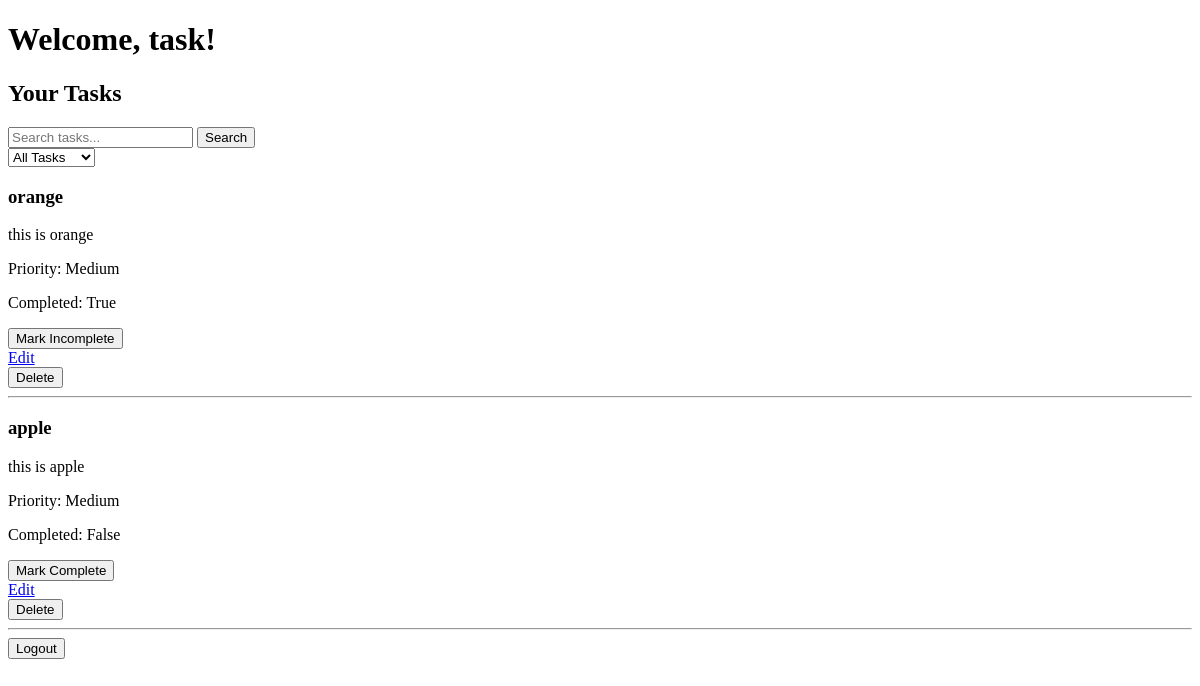
The app's page / (signed in), older data.
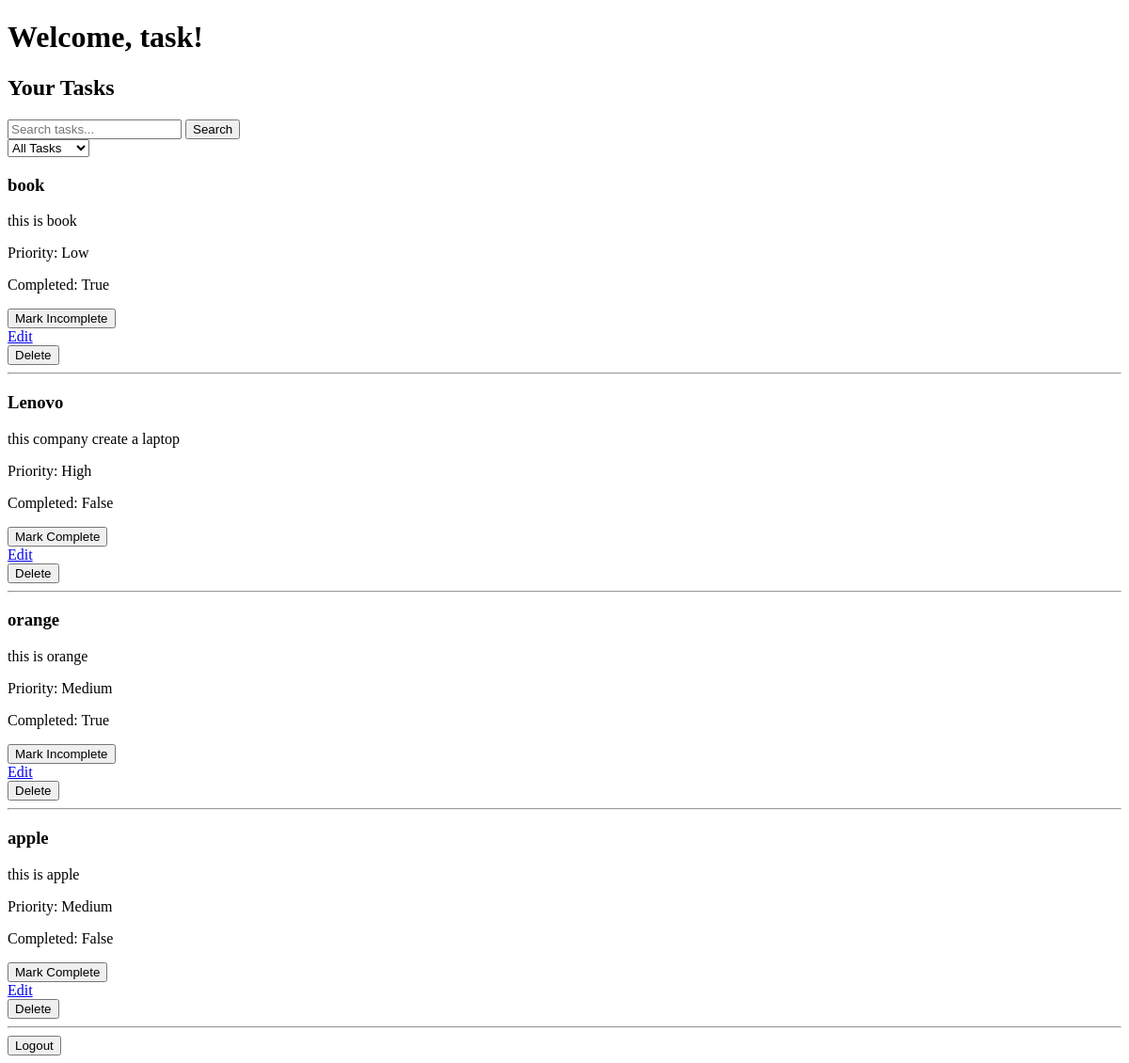
The same page, newer data.
### tasks/models.py (models this page shows, shortened)
class Task(models.Model):
    PRIORITY_CHOICES = [
        ('High', 'High'),
        ('Medium', 'Medium'),
        ('Low', 'Low'),
    ]
    user = models.ForeignKey(
        User,
        on_delete=models.CASCADE,
        related_name='tasks'
    )
    title = models.CharField(max_length=200)
    description = models.TextField(blank=True)
    due_date = models.DateField(null=True, blank=True)
    priority = models.CharField(
        max_length=10,
        choices=PRIORITY_CHOICES,
        default='Medium'
    )
    is_completed = models.BooleanField(default=False)
    created_at = models.DateTimeField(auto_now_add=True)

### tasks/views.py (the view)
# urls.py: path('', views.dashboard_view, name='dashboard'),
@login_required
def dashboard_view(request):
    query = request.GET.get('q' , "") # ye line batao mujhe
    status = request.GET.get('status', "")
    sort_by = request.GET.get('sort', 'newest')
    tasks = Task.objects.filter(user=request.user).order_by('-created_at')
    if query:
          tasks = tasks.filter(title__icontains=query)
    if status == 'completed':
        tasks = tasks.filter(is_completed=True)
    elif status == 'pending':
        tasks = tasks.filter(is_completed=False)
    if sort_by == 'newest':
        tasks = tasks.order_by('-created_at')
    elif sort_by == 'oldest':
        tasks = tasks.order_by('created_at')
    elif sort_by == 'high':
        tasks = tasks.order_by('priority')
    return render(request, 'tasks/dashboard.html',
                  {
                      'tasks': tasks ,
                        'query': query,
                        'status': status,
                        'sort_by': sort_by
                  }
                )

### tasks/templates/tasks/dashboard.html (shortened to what this page needs)
<!DOCTYPE html>
<html lang="en">
  <head>
  </head>
  <body>
    <h1>Welcome, {{ request.user.username }}!</h1>
    <h2>Your Tasks</h2>
    <form method="GET" action="{% url 'dashboard' %}">
      <input
        type="text"
        name="q"
        placeholder="Search tasks..."
        value="{{ query }}"
      />
      <button type="submit">Search</button>
    </form>
    <form method="GET" action="{% url 'dashboard' %}">
      <select name="status" onchange="this.form.submit()">
        <option value="">All Tasks</option>
      </select>
    </form>
    {% for task in tasks %}
    <div>
      <h3>{{ task.title }}</h3>
      <p>{{ task.description }}</p>
      <p>Priority: {{ task.priority }}</p>
      <p>Completed: {{ task.is_completed }}</p>
      <form method="POST" action="{% url 'toggle-task' task.id %}">
        {% csrf_token %} {% if task.is_completed %}
        <button type="submit">Mark Incomplete</button>
        {% else %}
        <button type="submit">Mark Complete</button>
        {% endif %}
      </form>
      <a href="{% url 'edit-task' task.id %}">Edit</a>
      <form method="POST" action="{% url 'delete-task' task.id %}">
        <button type="submit">Delete</button>
      </form>
    </div>
    <hr />
    {% empty %}
    <p>You haven't created any tasks yet.</p>
    {% endfor %}
    <form method="POST" action="{% url 'logout' %}">
      <button type="submit">Logout</button>
    </form>
  </body>
</html>

Row changes from the older to the newer data that the page shows:
added Task: title "book", description "this is book", priority "Low", is_completed "True", shows "Mark Incomplete"
added Task: title "Lenovo", description "this company create a laptop", priority "High", is_completed "False", shows "Mark Complete"
